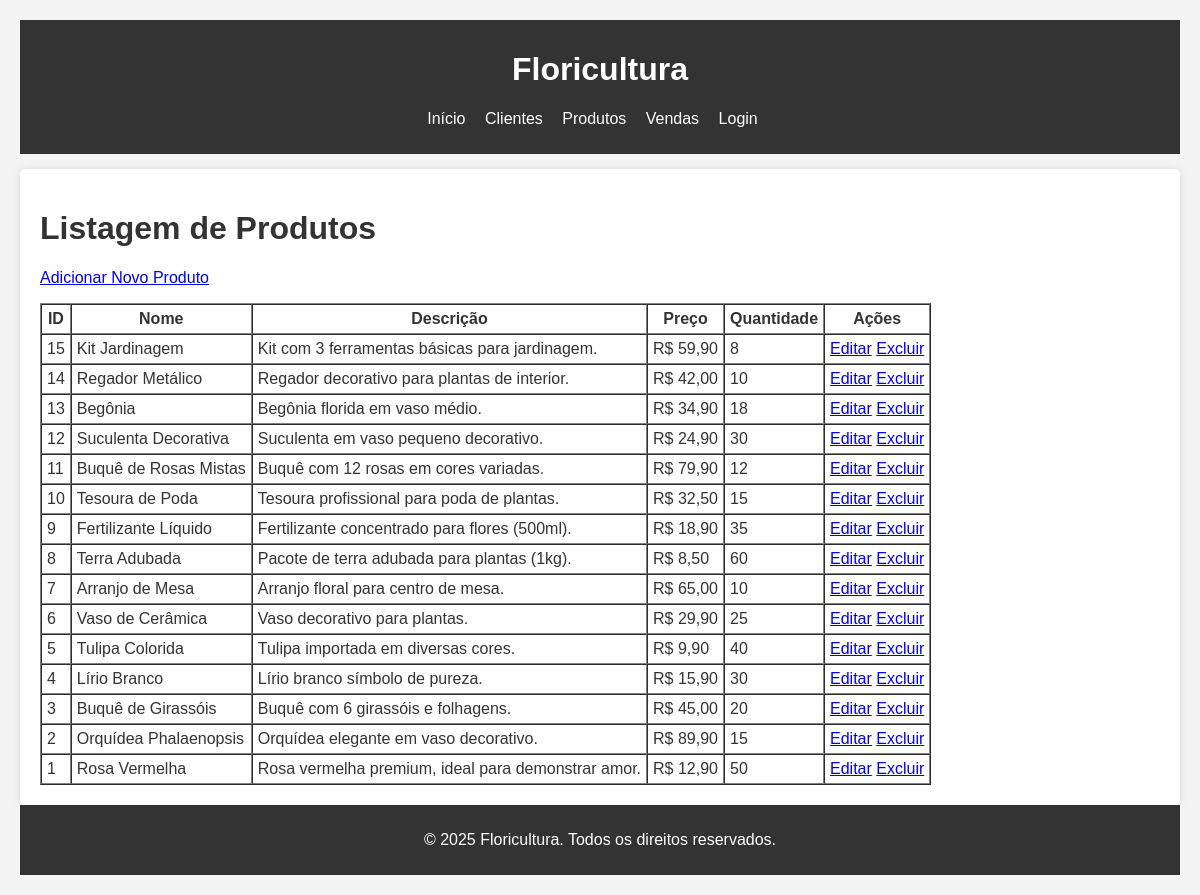
/index.php?url=produtos, run on the app's committed database.
### tables this page shows
CREATE TABLE produtos (
    id INT AUTO_INCREMENT PRIMARY KEY,
    nome VARCHAR(100) NOT NULL,
    descricao TEXT,
    preco DECIMAL(10,2) NOT NULL,
    quantidade INT NOT NULL DEFAULT 0
);

### src/Controllers/ProdutosController.php (called while the page is built, shortened)
<?php
class ProdutosController {
    private $produtoModel;
    public function __construct() {
        $this->produtoModel = new Produto();
    }
    public function index() {
        $produtos = $this->produtoModel->getAll();
        View::render('produto/index', [
            'titulo' => 'Listagem de Produtos',
            'produtos' => $produtos
        ]);
    }
}
?>

### src/Core/Router.php (called while the page is built, shortened)
<?php
class Router {
    protected $controller = 'HomeController';
    protected $method = 'index';
    public function dispatch(string $url) {
        $url = $this->parseUrl($url);
        if (!empty($url[0])) {
            $controllerName = ucwords(strtolower($url[0])) . 'Controller';
            $controllerFile = __DIR__ . '/../Controllers/' . $controllerName . '.php';
            if (file_exists($controllerFile)) {
                $this->controller = $controllerName;
                unset($url[0]);
            }
        }
        $this->controller = 'Controllers\\' . $this->controller;
        if (class_exists($this->controller)) {
            $this->controller = new $this->controller;
        } else {
            $this->trigger404("Controller " . str_replace('Controllers\\', '', $this->controller) . " não encontrado.");
            return;
        }
        $this->params = $url ? array_values($url) : [];
        call_user_func_array([$this->controller, $this->method], $this->params);
    }
    protected function parseUrl(string $url): array {
        $url = trim($url, '/');
        $url = filter_var($url, FILTER_SANITIZE_URL);
        return explode('/', $url);
    }
}
?>

### public/index.php (called while the page is built)
<?php
require_once __DIR__ . '/../src/init.php';
$url = $_GET['url'] ?? '/';
try {
    $router = new Core\Router();
    $router->dispatch($url);
} catch (\Exception $e) {
    http_response_code(500);
    echo "<h1>Erro na Aplicação</h1>";
    echo "<p>Ocorreu um erro inesperado: " . htmlspecialchars($e->getMessage()) . "</p>";
}
?>

### src/init.php (called while the page is built, shortened)
<?php
spl_autoload_register(function ($class_name) {
    $class_name = str_replace('\\', DIRECTORY_SEPARATOR, $class_name);
    $file = __DIR__ . '/' . $class_name . '.php';
    if (file_exists($file)) {
        return true;
    }
    return false;
});
require_once __DIR__ . '/../config/database.php';
?>

### src/Core/Database.php (called while the page is built, shortened)
<?php
class Database {
    private static $instance = null;
    private $pdo;
    private function __construct() {
        try {
            $this->pdo = new PDO(DB_DSN, DB_USER, DB_PASS, DB_OPTIONS);
        } catch (PDOException $e) {
            error_log("Erro de conexão com o banco de dados: " . $e->getMessage());
            die("Erro ao conectar com o banco de dados. Por favor, tente novamente mais tarde.");
        }
    }
    public static function getInstance() {
        if (self::$instance === null) {
            self::$instance = new Database();
        }
        return self::$instance;
    }
    public function getConnection() {
        return $this->pdo;
    }
}
?>

### src/Models/Produto.php (called while the page is built, shortened)
<?php
class Produto {
    private $db;
    private $table_name = "produtos";
    public function __construct() {
        $this->db = Database::getInstance()->getConnection();
    }
    public function getAll(): array {
        $query = "SELECT id, nome, descricao, preco, quantidade FROM " . $this->table_name . " ORDER BY id DESC";
        $stmt = $this->db->query($query);
        return $stmt->fetchAll(PDO::FETCH_ASSOC);
    }
}
?>

### templates/produto/index.php (the view, shortened to what this page needs)
<h1><?php echo Core\View::e($titulo ?? 'Produtos'); ?></h1>
<p><a href="index.php?url=produtos/create">Adicionar Novo Produto</a></p>
<?php if (empty($produtos)): ?>
    <p>Nenhum produto cadastrado.</p>
<?php else: ?>
    <table border="1" cellpadding="5" cellspacing="0">
        <thead>
            <tr>
                <th>ID</th>
                <th>Nome</th>
                <th>Descrição</th>
                <th>Preço</th>
                <th>Quantidade</th>
                <th>Ações</th>
            </tr>
        </thead>
        <tbody>
            <?php foreach ($produtos as $produto): ?>
                <tr>
                    <td><?php echo Core\View::e($produto['id'] ?? ''); ?></td>
                    <td><?php echo Core\View::e($produto['nome'] ?? ''); ?></td>
                    <td><?php echo Core\View::e($produto['descricao'] ?? ''); ?></td>
                    <td>R$ <?php echo Core\View::e(number_format($produto['preco'] ?? 0, 2, ',', '.')); ?></td>
                    <td><?php echo Core\View::e($produto['quantidade'] ?? 0); ?></td>
                    <td>
                        <a href="index.php?url=produtos/edit/<?php echo Core\View::e($produto['id'] ?? ''); ?>">Editar</a>
                        <a href="index.php?url=produtos/delete/<?php echo Core\View::e($produto['id'] ?? ''); ?>" onclick="return confirm('Tem certeza que deseja excluir este produto?');">Excluir</a>
                    </td>
                </tr>
            <?php endforeach; ?>
        </tbody>
    </table>
<?php endif; ?>

### templates/layouts/default.php (style rules this page uses)
body { font-family: sans-serif; margin: 20px; background-color: #f4f4f4; color: #333; }

### data on the page
produtos: id "15", nome "Kit Jardinagem", descricao "Kit com 3 ferramentas básicas para jardinagem.", preco "59,90", quantidade "8"
produtos: id "14", nome "Regador Metálico", descricao "Regador decorativo para plantas de interior.", preco "42,00", quantidade "10"
produtos: id "13", nome "Begônia", descricao "Begônia florida em vaso médio.", preco "34,90", quantidade "18"
produtos: id "12", nome "Suculenta Decorativa", descricao "Suculenta em vaso pequeno decorativo.", preco "24,90", quantidade "30"
produtos: id "11", nome "Buquê de Rosas Mistas", descricao "Buquê com 12 rosas em cores variadas.", preco "79,90", quantidade "12"
produtos: id "10", nome "Tesoura de Poda", descricao "Tesoura profissional para poda de plantas.", preco "32,50", quantidade "15"
produtos: id "9", nome "Fertilizante Líquido", descricao "Fertilizante concentrado para flores (500ml).", preco "18,90", quantidade "35"
produtos: id "8", nome "Terra Adubada", descricao "Pacote de terra adubada para plantas (1kg).", preco "8,50", quantidade "60"
produtos: id "7", nome "Arranjo de Mesa", descricao "Arranjo floral para centro de mesa.", preco "65,00", quantidade "10"
produtos: id "6", nome "Vaso de Cerâmica", descricao "Vaso decorativo para plantas.", preco "29,90", quantidade "25"
produtos: id "5", nome "Tulipa Colorida", descricao "Tulipa importada em diversas cores.", preco "9,90", quantidade "40"
produtos: id "4", nome "Lírio Branco", descricao "Lírio branco símbolo de pureza.", preco "15,90", quantidade "30"
produtos: id "3", nome "Buquê de Girassóis", descricao "Buquê com 6 girassóis e folhagens.", preco "45,00", quantidade "20"
produtos: id "2", nome "Orquídea Phalaenopsis", descricao "Orquídea elegante em vaso decorativo.", preco "89,90", quantidade "15"
produtos: id "1", nome "Rosa Vermelha", descricao "Rosa vermelha premium, ideal para demonstrar amor.", preco "12,90", quantidade "50"

### other printed values
Core\View::e($titulo ?? 'Produtos') "Listagem de Produtos"
